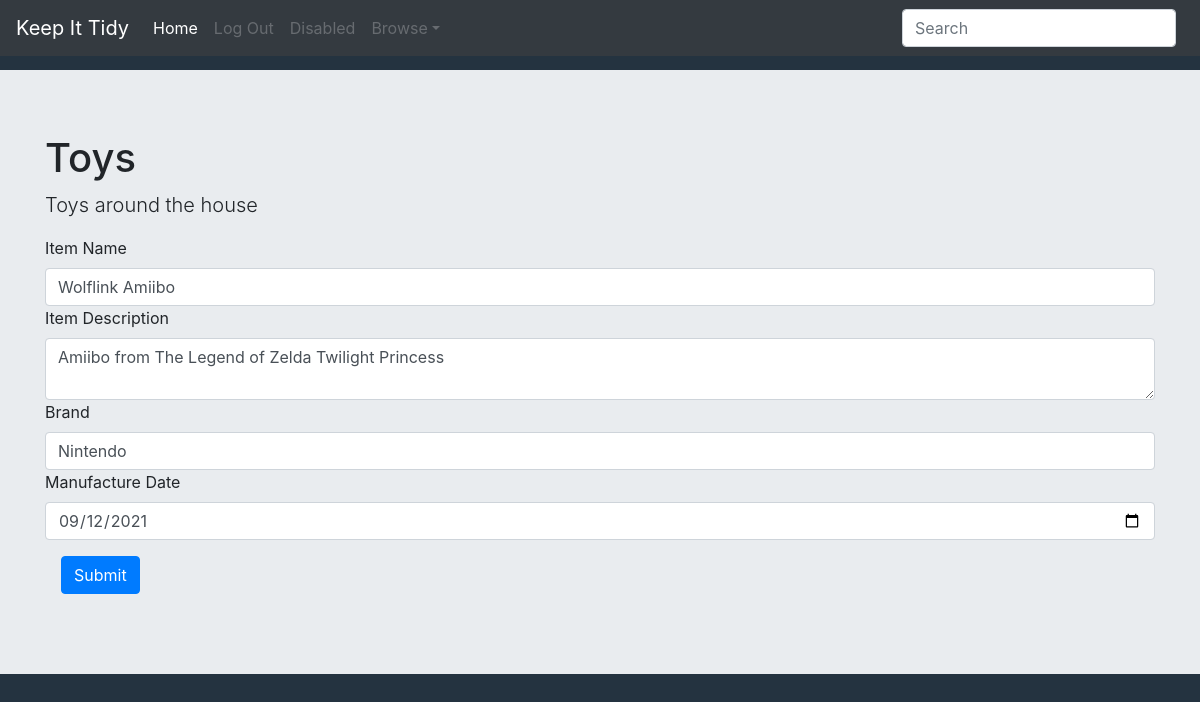
/edit_item/4, run on the app's committed database.
### KeepItTidy/models.py (models this page shows, shortened)
class Collection(models.Model):
	user = models.ForeignKey(User, on_delete=models.CASCADE, related_name="collection")
	name = models.CharField(max_length=200)
	description = models.CharField(max_length=200)

class Item(models.Model):
	name = models.CharField(max_length=200, default="item_name")
	description = models.TextField(max_length=400, null=True)
	user = models.ForeignKey(User, on_delete=models.CASCADE, related_name="item")
	collection = models.ForeignKey(Collection, on_delete=models.CASCADE, related_name="item")
	def get_fields(self):
		fields = {"id": self.id, "name": self.name, "description": self.description, "col_id": self.collection.id}
		text_fields = TextField.objects.filter(item=self)
		if len(text_fields) > 0:
			for i in text_fields:
				fields[i.name] = i.text
		boolean_fields = BooleanField.objects.filter(item=self)
		if len(boolean_fields) > 0:
			for i in boolean_fields:
				fields[i.name] = i.boolean
		date_fields = DateField.objects.filter(item=self)
		if len(date_fields) > 0:
			for i in date_fields:
				fields[i.name] = i.date.strftime("%Y-%m-%d")
		number_fields = NumberField.objects.filter(item=self)
		if len(number_fields) > 0:
			for i in number_fields:
				fields[i.name] = i.number
		decimal_fields = DecimalField.objects.filter(item=self)
		if len(decimal_fields) > 0:
			for i in decimal_fields:
				fields[i.name] = i.decimal
		image_fields = ImageField.objects.filter(item=self)
		if len(image_fields) > 0:
			image_urls = []
			for i in image_fields:
				image_urls.append(i.image.url)
			fields[i.name] = image_urls # This dictionary object will return an array of urls
		return fields

class FieldNameTypePair(models.Model):
	dictionary = models.ForeignKey(FieldDict, on_delete=models.CASCADE, related_name="name_type_pair")
	field_name = models.CharField(max_length=200)
	field_type = models.CharField(max_length=200)

class TextField(models.Model):
	name = models.CharField(max_length=200)
	collection = models.ForeignKey(Collection, on_delete=models.CASCADE, related_name="text_field")
	item = models.ForeignKey(Item, on_delete=models.CASCADE, related_name="text_field")
	text = models.CharField(max_length=500)

### KeepItTidy/views.py (the view)
# urls.py: path("edit_item/<int:item_id>", views.edit_item, name="edit_item"),
def edit_item(request, item_id):
	current_user = request.user
	item = Item.objects.get(id=item_id)
	print(item.get_fields())
	collection = Collection.objects.get(id=item.collection.id)
	field_dict = FieldDict.objects.get(collection=collection)
	fields = FieldNameTypePair.objects.filter(dictionary=field_dict)
	if request.method == "POST":
		if item.get_fields()['name'] == request.POST['itemName']:
			print("\nName hasn't changed\n")
		else:
			print("\nName has changed\n")
			item.name = request.POST['itemName']
			item.save()
		if item.get_fields()['description'] == request.POST['itemDescription']:
			print("\nDescription hasn't changed\n")
		else:
			print("\nDescription hasn't changed\n")
			item.description = request.POST['itemDescription']
			item.save()
		posts = request.POST.items()
		for key, value in posts:
			if key != 'itemName' and key != 'itemDescription':
				print(f"{key}: {value}")
				field_name = key.split(" / ")[0]
				field_type = key.split(" / ")[-1]
				create_field_obj(item, value, field_type, field_name, collection)
		if len(request.FILES) > 0:
			for i in request.FILES:
				file_name = i.split(" / ")[0]
				file_type = i.split(" / ")[-1]
				old_img_objs = ImageField.objects.filter(item=item)
				for img_model in old_img_objs:
					img_model.delete()
				for file in request.FILES.getlist(i):
					if file_type == "image":
						image = file
						field_obj = ImageField(name=file_name, collection=collection, item=item, image=image)
						field_obj.save()
		return render(request, 'keepittidy/edit_item.html', {
			"item": item.get_fields(),
			"user": current_user,
			"collection": collection,
			"fields": fields
			})
	else:
		return render(request, 'keepittidy/edit_item.html', {
			"item": item.get_fields(),
			"user": current_user,
			"collection": collection,
			"fields": fields
			})

### KeepItTidy/templates/keepittidy/edit_item.html (shortened to what this page needs)
{% extends "keepittidy/layout.html" %}
{% load static %}
{% block body %}
<div id="collection" class="jumbotron jumbotron-fluid">
	<div class="container">
		<h1 class="display-5">{{ collection.name }}</h1>
		<p class="lead">{{ collection.description }}</p>
	</div>
	<div class="container">
		<form action="{% url 'edit_item' item.id %}" method="post" enctype="multipart/form-data">
			<label for=itemName>Item Name</label>
			<input type="text" class="form-control itemName" name="itemName" placeholder="Item Name" required="" value="{{item.name}}">
			<label for=itemDescription>Item Description</label>
			<textarea class="form-control itemDescription" name="itemDescription" placeholder="Item Name">{{item.description}}</textarea>
			{% for field in fields %}
		        <label for="{{field.field_name}}">{{field.field_name}}</label>
		        {% if field.field_type == "text" %}
		        	{% for key, value in item.items%}
			        	{% if key == field.field_name %}
			        		<input type="text" class="form-control {{field.field_type}}" name="{{field.field_name}} / {{field.field_type}}" placeholder={{field.field_type}} value="{{ value }}">
			        	{% endif %}
		        	{% endfor %}
		        {% elif field.field_type == "date" %}
		        	{% for key, value in item.items%}
			        	{% if key == field.field_name %}
			        		<div>
			        			<input type="date" class="form-control {{field.field_type}}" name="{{field.field_name}} / {{field.field_type}}" placeholder={{field.field_type}} required value="{{ value }}">
			        		</div>
			        	{% endif %}
		        	{% endfor %}
		        {% endif %}
		    {% endfor %}
		    <button type="submit" class="btn btn-primary">Submit</button>
		</form>
	</div>
</div>
{% endblock %}

### KeepItTidy/static/KeepItTidy/styles.css (style rules this page uses)
body { background-color: #243340; padding-top: 70px; }
.btn { margin: 1em; }

### data on the page
Collection: name "Toys", description "Toys around the house"
Item: itemName "Wolflink Amiibo", itemDescription "Amiibo from The Legend of Zelda Twilight Princess"
FieldNameTypePair: field_name "Brand"
TextField: item "Nintendo"
FieldNameTypePair: field_name "Manufacture Date", item "09/12/2021"
